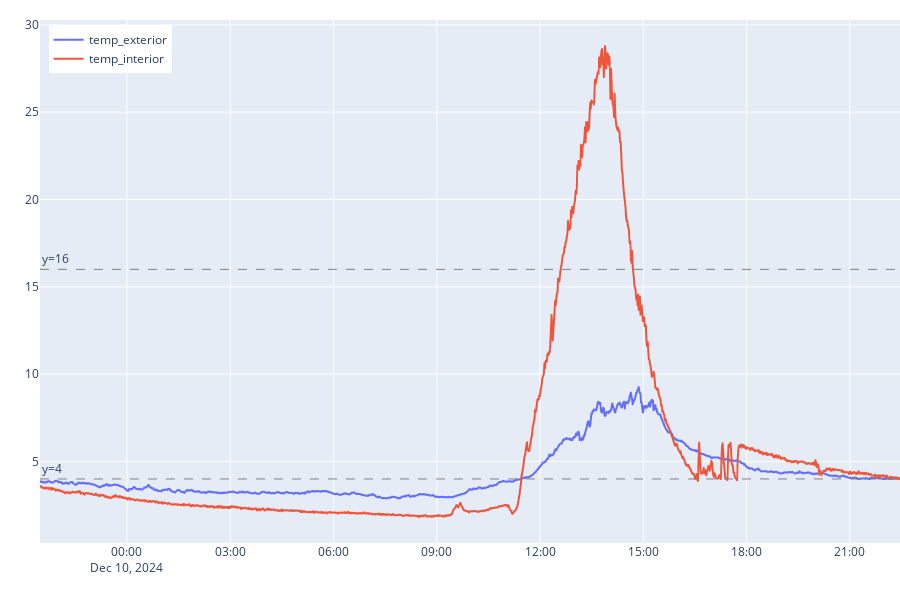
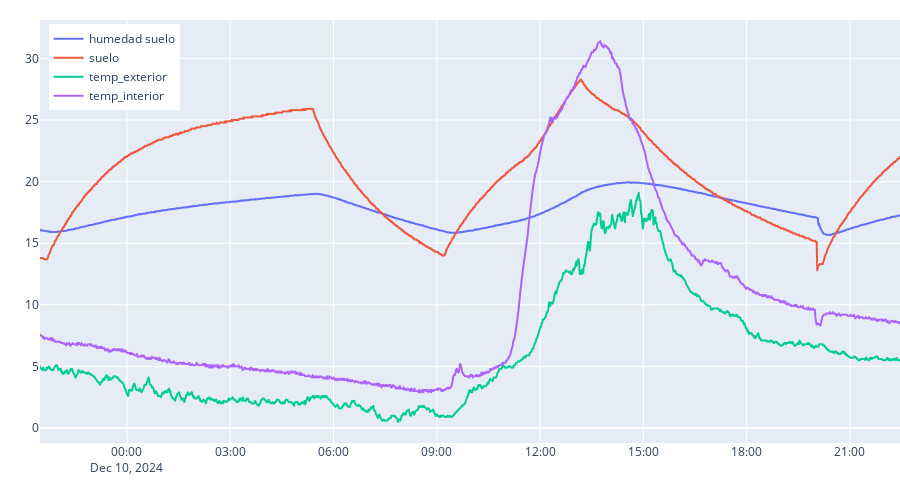
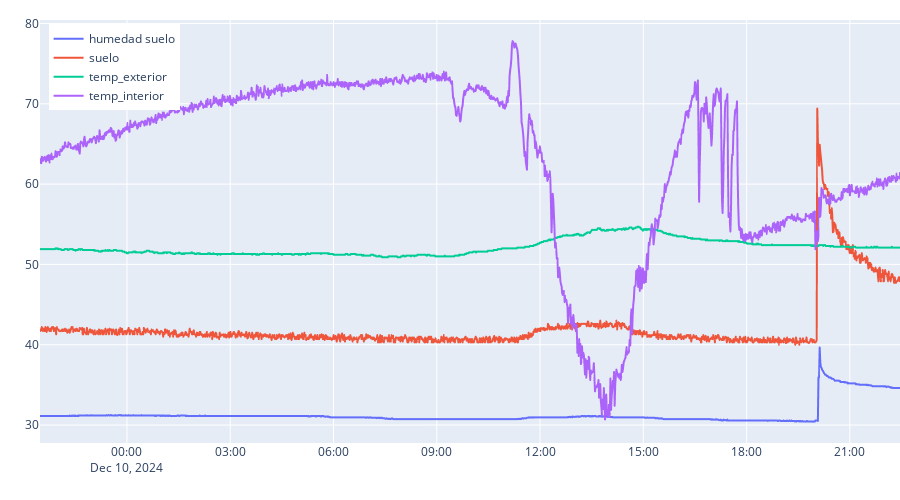
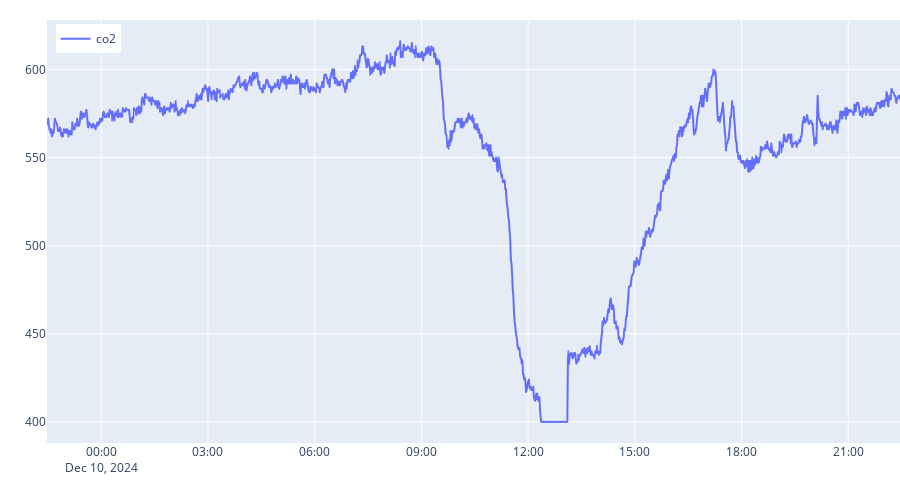

Notebook source saved alongside these figures, in order:
### Code cell
plot('vpd', devices=['temp_interior', 'temp_exterior'], height=600, hours=25)[0].show()
plot('temperature', hours=25)[0].show()
plot('humidity', hours=25)[0].show()
plot('co2')[0].show()
multiplot(metrics = ['temperature', 'vpd', 'humidity'], devices=['temp_interior'], height=800)[0].show()
multiplot(metrics = ['temperature', 'vpd', 'humidity'], devices=['temp_exterior'], height=800)[0].show()
plot('power', hours=12)[0].show()

### Figure 1 — Plotly figure (JSON) as saved in the notebook; plotly's stock layout.template omitted (floating-point values rounded to 4 significant figures; data arrays with more than 128 entries replaced by an {"elided": "..."} marker saying what was removed)
{"data": [{"hovertemplate": "device=temp_exterior<br>fecha=%{x}<br>vpd=%{y}<extra></extra>", "legendgroup": "temp_exterior", "line": {"color": "#636efa", "dash": "solid"}, "marker": {"symbol": "circle"}, "mode": "lines", "name": "temp_exterior", "showlegend": true, "type": "scattergl", "x": {"elided": "1452 str values"}, "xaxis": "x", "y": {"elided": "1452 float values"}, "yaxis": "y"}, {"hovertemplate": "device=temp_interior<br>fecha=%{x}<br>vpd=%{y}<extra></extra>", "legendgroup": "temp_interior", "line": {"color": "#EF553B", "dash": "solid"}, "marker": {"symbol": "circle"}, "mode": "lines", "name": "temp_interior", "showlegend": true, "type": "scattergl", "x": {"elided": "1452 str values"}, "xaxis": "x", "y": {"elided": "1452 float values"}, "yaxis": "y"}], "layout": {"annotations": [{"showarrow": false, "text": "y=4", "x": 0, "xanchor": "left", "xref": "x domain", "y": 4, "yanchor": "bottom", "yref": "y"}, {"showarrow": false, "text": "y=16", "x": 0, "xanchor": "left", "xref": "x domain", "y": 16, "yanchor": "bottom", "yref": "y"}], "height": 600, "legend": {"title": {"text": ""}, "tracegroupgap": 0, "x": 0.01, "xanchor": "left", "y": 0.99, "yanchor": "top"}, "margin": {"b": 0, "l": 0, "r": 0, "t": 20}, "shapes": [{"line": {"color": "grey", "dash": "dash", "width": 1}, "type": "line", "x0": 0, "x1": 1, "xref": "x domain", "y0": 4, "y1": 4, "yref": "y"}, {"line": {"color": "grey", "dash": "dash", "width": 1}, "type": "line", "x0": 0, "x1": 1, "xref": "x domain", "y0": 16, "y1": 16, "yref": "y"}], "title": {"text": ""}, "xaxis": {"anchor": "y", "domain": [0, 1], "title": {"text": ""}}, "yaxis": {"anchor": "x", "domain": [0, 1], "title": {"text": ""}}}}

### Figure 2 — Plotly figure (JSON) as saved in the notebook; plotly's stock layout.template omitted (floating-point values rounded to 4 significant figures; data arrays with more than 128 entries replaced by an {"elided": "..."} marker saying what was removed)
{"data": [{"hovertemplate": "device=humedad suelo<br>fecha=%{x}<br>temperature=%{y}<extra></extra>", "legendgroup": "humedad suelo", "line": {"color": "#636efa", "dash": "solid"}, "marker": {"symbol": "circle"}, "mode": "lines", "name": "humedad suelo", "showlegend": true, "type": "scattergl", "x": {"elided": "1451 str values"}, "xaxis": "x", "y": {"elided": "1451 float values"}, "yaxis": "y"}, {"hovertemplate": "device=suelo<br>fecha=%{x}<br>temperature=%{y}<extra></extra>", "legendgroup": "suelo", "line": {"color": "#EF553B", "dash": "solid"}, "marker": {"symbol": "circle"}, "mode": "lines", "name": "suelo", "showlegend": true, "type": "scattergl", "x": {"elided": "1452 str values"}, "xaxis": "x", "y": {"elided": "1452 float values"}, "yaxis": "y"}, {"hovertemplate": "device=temp_exterior<br>fecha=%{x}<br>temperature=%{y}<extra></extra>", "legendgroup": "temp_exterior", "line": {"color": "#00cc96", "dash": "solid"}, "marker": {"symbol": "circle"}, "mode": "lines", "name": "temp_exterior", "showlegend": true, "type": "scattergl", "x": {"elided": "1452 str values"}, "xaxis": "x", "y": {"elided": "1452 float values"}, "yaxis": "y"}, {"hovertemplate": "device=temp_interior<br>fecha=%{x}<br>temperature=%{y}<extra></extra>", "legendgroup": "temp_interior", "line": {"color": "#ab63fa", "dash": "solid"}, "marker": {"symbol": "circle"}, "mode": "lines", "name": "temp_interior", "showlegend": true, "type": "scattergl", "x": {"elided": "1452 str values"}, "xaxis": "x", "y": {"elided": "1452 float values"}, "yaxis": "y"}], "layout": {"height": 500, "legend": {"title": {"text": ""}, "tracegroupgap": 0, "x": 0.01, "xanchor": "left", "y": 0.99, "yanchor": "top"}, "margin": {"b": 0, "l": 0, "r": 0, "t": 20}, "title": {"text": ""}, "xaxis": {"anchor": "y", "domain": [0, 1], "title": {"text": ""}}, "yaxis": {"anchor": "x", "domain": [0, 1], "title": {"text": ""}}}}

### Figure 3 — Plotly figure (JSON) as saved in the notebook; plotly's stock layout.template omitted (floating-point values rounded to 4 significant figures; data arrays with more than 128 entries replaced by an {"elided": "..."} marker saying what was removed)
{"data": [{"hovertemplate": "device=humedad suelo<br>fecha=%{x}<br>humidity=%{y}<extra></extra>", "legendgroup": "humedad suelo", "line": {"color": "#636efa", "dash": "solid"}, "marker": {"symbol": "circle"}, "mode": "lines", "name": "humedad suelo", "showlegend": true, "type": "scattergl", "x": {"elided": "1451 str values"}, "xaxis": "x", "y": {"elided": "1451 float values"}, "yaxis": "y"}, {"hovertemplate": "device=suelo<br>fecha=%{x}<br>humidity=%{y}<extra></extra>", "legendgroup": "suelo", "line": {"color": "#EF553B", "dash": "solid"}, "marker": {"symbol": "circle"}, "mode": "lines", "name": "suelo", "showlegend": true, "type": "scattergl", "x": {"elided": "1452 str values"}, "xaxis": "x", "y": {"elided": "1452 float values"}, "yaxis": "y"}, {"hovertemplate": "device=temp_exterior<br>fecha=%{x}<br>humidity=%{y}<extra></extra>", "legendgroup": "temp_exterior", "line": {"color": "#00cc96", "dash": "solid"}, "marker": {"symbol": "circle"}, "mode": "lines", "name": "temp_exterior", "showlegend": true, "type": "scattergl", "x": {"elided": "1452 str values"}, "xaxis": "x", "y": {"elided": "1452 float values"}, "yaxis": "y"}, {"hovertemplate": "device=temp_interior<br>fecha=%{x}<br>humidity=%{y}<extra></extra>", "legendgroup": "temp_interior", "line": {"color": "#ab63fa", "dash": "solid"}, "marker": {"symbol": "circle"}, "mode": "lines", "name": "temp_interior", "showlegend": true, "type": "scattergl", "x": {"elided": "1452 str values"}, "xaxis": "x", "y": {"elided": "1452 float values"}, "yaxis": "y"}], "layout": {"height": 500, "legend": {"title": {"text": ""}, "tracegroupgap": 0, "x": 0.01, "xanchor": "left", "y": 0.99, "yanchor": "top"}, "margin": {"b": 0, "l": 0, "r": 0, "t": 20}, "title": {"text": ""}, "xaxis": {"anchor": "y", "domain": [0, 1], "title": {"text": ""}}, "yaxis": {"anchor": "x", "domain": [0, 1], "title": {"text": ""}}}}

### Figure 4 — Plotly figure (JSON) as saved in the notebook; plotly's stock layout.template omitted (floating-point values rounded to 4 significant figures; data arrays with more than 128 entries replaced by an {"elided": "..."} marker saying what was removed)
{"data": [{"hovertemplate": "device=co2<br>fecha=%{x}<br>co2=%{y}<extra></extra>", "legendgroup": "co2", "line": {"color": "#636efa", "dash": "solid"}, "marker": {"symbol": "circle"}, "mode": "lines", "name": "co2", "showlegend": true, "type": "scattergl", "x": {"elided": "1394 str values"}, "xaxis": "x", "y": {"elided": "1394 int values"}, "yaxis": "y"}], "layout": {"height": 500, "legend": {"title": {"text": ""}, "tracegroupgap": 0, "x": 0.01, "xanchor": "left", "y": 0.99, "yanchor": "top"}, "margin": {"b": 0, "l": 0, "r": 0, "t": 20}, "title": {"text": ""}, "xaxis": {"anchor": "y", "domain": [0, 1], "title": {"text": ""}}, "yaxis": {"anchor": "x", "domain": [0, 1], "title": {"text": ""}}}}
